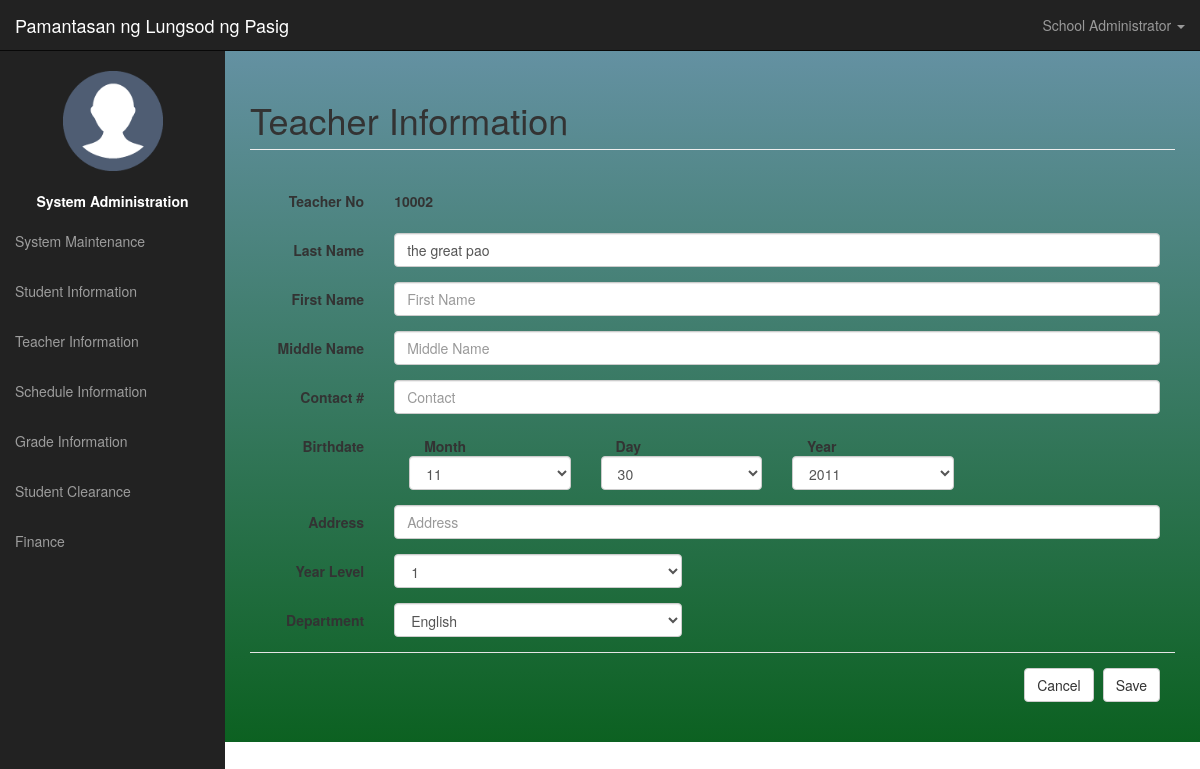
Screenshot of /admin-panel/teacherDetails.php?key=2 (signed in) with the database file from the repository.
### tables this page shows
CREATE TABLE `information` (
  `InformationKey` int(11) NOT NULL,
  `SchoolName` varchar(255) NOT NULL,
  `SchoolLogo` varchar(250) NOT NULL,
  `SchoolMission` varchar(500) NOT NULL,
  `SchoolVision` varchar(500) NOT NULL,
  `SchoolHymn` varchar(500) NOT NULL
);

CREATE TABLE `stg_teacher` (
  `TeacherKey` int(11) NOT NULL,
  `TeacherNo` varchar(8) NOT NULL,
  `LastName` varchar(100) NOT NULL,
  `FirstName` varchar(100) NOT NULL,
  `MiddleName` varchar(100) NOT NULL DEFAULT '',
  `Address` varchar(255) NOT NULL,
  `ContactNo` varchar(13) DEFAULT NULL,
  `DOB` date NOT NULL,
  `YearLevelKey` int(11) NOT NULL,
  `SubjectKey` int(5) NOT NULL,
  `SubjectDescKey` int(11) NOT NULL,
  `CivilStatusKey` int(11) NOT NULL,
  `username` varchar(100) NOT NULL,
  `password` varchar(100) NOT NULL
);

### admin-panel/teacherDetails.php (the view, shortened to what this page needs)
<div id="wrapper">
<?php
	include("ui-navigation.php");
	include("config.php");
	$cnt = count($_GET);
	$row = "";
	$title = "Register New Teacher";
	$iden2 = "btnSave";
	$id="";
	if($cnt>0){
		$title = "Teacher Information";
		$iden2 = "btnUpdate";
		$id = $_GET['key'];
		$sql = "select * from stg_teacher where TeacherKey = '$id'";
		$result = mysqli_query($conn,$sql)or die (mysqli_error($conn));
		$row = mysqli_fetch_array($result);
	}
?>
<div id="page-wrapper">
	<div class="container-fluid">
        <div class="row">
			<div class="col-lg-12">
				<h1 class="page-header">
					<?php echo $title; ?>
                </h1>
            </div>
        </div>
		<div class="row">
			<div>
				<form method="post" action="script-teacher.php?x=<?php echo $id; ?>">
					<div class="row form-horizontal col-lg-12">
						<div class="form-group">
							<label for="inputName" class="col-sm-2 control-label">Teacher No</label>
							<div class="col-sm-10">
								<p class="form-control-static"><strong><?php echo getData("TeacherNo",$row);?></strong></p>
							</div>
						</div>
					</div>
					<div class="row form-horizontal col-lg-12">
						<div class="form-group">
							<label for="inputName" class="col-sm-2 control-label">Last Name</label>
							<div class="col-sm-10">
								<input type="text" class="form-control" id="inputName" placeholder="Last Name" name="txtLName" value="<?php echo getData("LastName",$row);?>">
							</div>
						</div>
					</div>
					<div class="row form-horizontal col-lg-12">
						<div class="form-group">
							<label for="inputName" class="col-sm-2 control-label">First Name</label>
							<div class="col-sm-10">
								<input type="text" class="form-control" id="inputName" placeholder="First Name" name="txtFName" value="<?php echo getData("FirstName",$row);?>">
							</div>
						</div>
					</div>
					<div class="row form-horizontal col-lg-12">
						<div class="form-group">
							<label for="inputName" class="col-sm-2 control-label">Middle Name</label>
							<div class="col-sm-10">
								<input type="text" class="form-control" id="inputName" placeholder="Middle Name" name="txtMName" value="<?php echo getData("MiddleName",$row);?>">
							</div>
						</div>
					</div>
					<div class="row form-horizontal col-lg-12">
						<div class="form-group">
							<label for="inputName" class="col-sm-2 control-label">Contact #</label>
							<div class="col-sm-10">
								<input type="text" class="form-control" id="inputName" placeholder="Contact" name="txtCont" value="<?php echo getData("ContactNo",$row);?>">
							</div>
						</div>
					</div>
					<div class="row form-horizontal col-lg-12">
						<div class="form-group">
							<label for="inputName" class="col-sm-2 control-label">Birthdate</label>
							<div class="col-sm-10">
								<div class="col-sm-3">
									<label for="inputEmail3" class="col-sm-3 control-label">Month</label>
									<select class="form-control" name="txtMonth">
									</select>
								</div>
								<div class="col-sm-3">
									<label for="inputEmail3" class="col-sm-3 control-label">Day</label>
									<select class="form-control" name="txtDay">
									</select>
								</div>
								<div class="col-sm-3">
									<label for="inputEmail3" class="col-sm-3 control-label">Year</label>
									<select class="form-control" name="txtYear">
									</select>
								</div>
							</div>
						</div>
					</div>
					<div class="row form-horizontal col-lg-12">
						<div class="form-group">
							<label for="inputName" class="col-sm-2 control-label">Address</label>
							<div class="col-sm-10">
								<input type="text" class="form-control" id="inputName" placeholder="Address" name="txtAdd" value="<?php echo getData("Address",$row);?>">
							</div>
						</div>
					</div>
					<div class="row form-horizontal col-lg-12">
						<div class="form-group">
							<label for="inputName" class="col-sm-2 control-label">Year Level</label>
							<div class="col-sm-4">
								<select name="txtYearLevelKey" class="form-control">
								<?php
									for($x=1;$x<=4;$x++){
										if(getData("YearLevelKey",$row)==$x){
											echo "<option name='$x' selected>$x</option>";
										}
										else{
											echo "<option name='$x'>$x</option>";
										}
									}
								?>
								</select>
							</div>
						</div>
					</div>
					<div class="row form-horizontal col-lg-12">
						<div class="form-group">
							<label for="inputName" class="col-sm-2 control-label">Department</label>
							<div class="col-sm-4">
								<select name="sbjCode" class="form-control">
								<?php
									$sqlSbj = "select * from stg_SubjectDesc";
									$res = mysqli_query($conn,$sqlSbj) or die(mysqli_error($conn));
									while($data = mysqli_fetch_array($res)){
										if(getData("SubjectDescKey",$row)==$data['SubjectDescKey']){
											echo "<option value='". $data['SubjectDescKey'] ."' selected>". $data['SubjectDescription'] ."</option>";
										}
										else{
											echo "<option value='". $data['SubjectDescKey'] ."'>". $data['SubjectDescription'] ."</option>";
										}
									}
								?>
								</select>
							</div>
						</div>
					</div>
					<div class="form-group col-lg-12">
						<div class="modal-footer">
							<a href="teacher.php" type="button" class="btn btn-default">Cancel</a>
							<button type="submit" class="btn btn-default" name="<?php echo $iden2; ?>">Save</button>
						</div>
					</div>
				</form>
			</div>
		</div>
    </div>
</div>
</div>

### admin-panel/ui-navigation.php (shortened to what this page needs)
<?php
    include("scripts/script-complete.php");
	$name = ($_SESSION['name']);
    $sql = "select * from information";
    $row = mysqli_fetch_array(exexSQLget($sql));
?>
<html lang="en">
  <head>
    <link href="../css/bootstrap.min.css" rel="stylesheet">
	<link href="../config/css/sb-admint.css" rel="stylesheet">
	<link href="../config/css/custom.css" rel="stylesheet">
  </head>
	<nav class="navbar navbar-inverse navbar-fixed-top" role="navigation">
            <div class="navbar-header">
                <a class="navbar-brand" href="index.html"><?php echo $row['SchoolName']; ?></a>
            </div>
            <ul class="nav navbar-right top-nav">
                <li class="dropdown">
                    <a href="#" class="dropdown-toggle" data-toggle="dropdown"><i class="fa fa-user"></i> <?php echo $name; ?> <b class="caret"></b></a>
                </li>
            </ul>
            <div class="collapse navbar-collapse navbar-ex1-collapse">
                <ul class="nav navbar-nav side-nav">
					<center>
					<li>
							<br>
							<img  src="../img/def.png" width=100px height=100px/>
							<br><br>
							<label><font color=white>System Administration</font></label>
							<br>
					</li>
					</center>
					<li>
                        <a href="dashboard.php"><i class="fa fa-fw fa-bar-chart-o"></i> System Maintenance</a>
                    </li>
                    <li>
                        <a href="student.php"><i class="fa fa-fw fa-bar-chart-o"></i> Student Information</a>
                    </li>
                    <li>
                        <a href="teacher.php"><i class="fa fa-fw fa-table"></i> Teacher Information</a>
                    </li>
					<li>
                        <a href="schedule.php"><i class="fa fa-fw fa-table"></i> Schedule Information</a>
                    </li>
					<li>
                        <a href="grade.php"><i class="fa fa-fw fa-table"></i> Grade Information</a>
                    </li>
                    <li>
                        <a href="clearance.php"><i class="fa fa-fw fa-edit"></i> Student Clearance </a>
                    </li>
                    <li>
                        <a href="finance.php"><i class="fa fa-fw fa-edit"></i> Finance</a>
                    </li>
                </ul>
            </div>
        </nav>

### config/css/sb-admint.css (style rules this page uses)
#wrapper { padding-left: 0; }
#page-wrapper { width: 100%; padding: 0; }
@media (min-width:768px) { #wrapper { padding-left: 225px; } }
@media (min-width:768px) { #page-wrapper { padding: 10px; } }
.top-nav { padding: 0 15px; }
.top-nav>li { display: inline-block; float: left; }
.top-nav>li>a { padding-top: 15px; padding-bottom: 15px; line-height: 20px; color: #999; }
@media (min-width:768px) { .side-nav { position: fixed; top: 51px; left: 225px; width: 225px; margin-left: -225px; border: none; border-radius: 0; overflow-y: auto; background-color: #222; bottom: 0; overflow-x: hidden; padding-bottom: 40px; } }
@media (min-width:768px) { .side-nav>li>a { width: 225px; } }

### config/css/custom.css (style rules this page uses)
html,body { #background-image: linear-gradient(rgb(100, 145, 162), rgb(12, 97, 33)); #background: red; background-repeat:no-repeat; height:100%; }
div#wrapper { background-image: linear-gradient(rgb(100, 145, 162), rgb(12, 97, 33)); #background-color: #222222; }

### rows the page displays
information: SchoolName "Pamantasan ng Lungsod ng Pasig"
stg_teacher: TeacherNo "10002", txtLName "the great pao", txtYearLevelKey "1"

### other values shown
$name "School Administrator"
$title "Teacher Information"
form field txtMonth "11"
form field txtDay "30"
form field txtYear "2011"
form field sbjCode "English"
